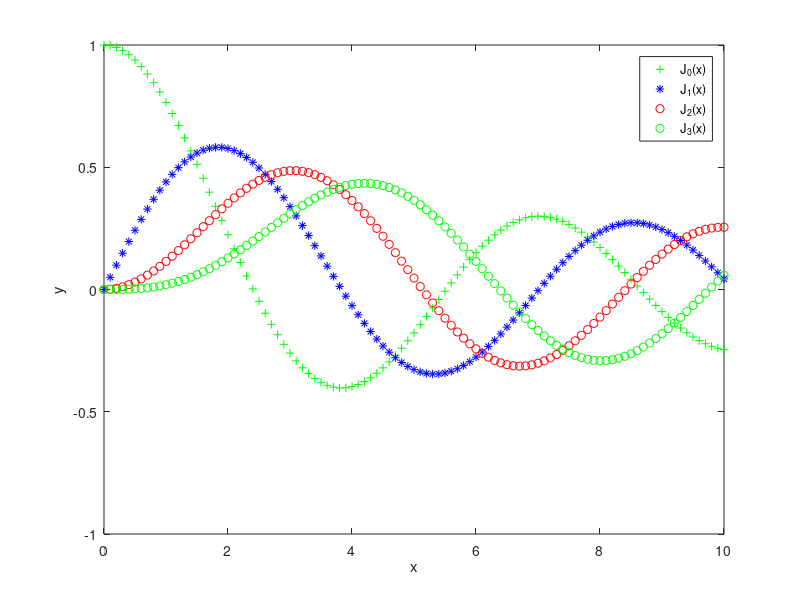

Recreate this plot in MATLAB.
%test4.m
x=0:0.1:10;
y0=besselj(0,x);
y1=besselj(1,x);
y2=besselj(2,x);
y3=besselj(3,x);
plot(x,y0,'g+',x,y1,'b*',x,y2,'ro',x,y3,'go');
xlabel('x')
ylabel('y')
legend('J_0(x)','J_1(x)','J_2(x)','J_3(x)')
